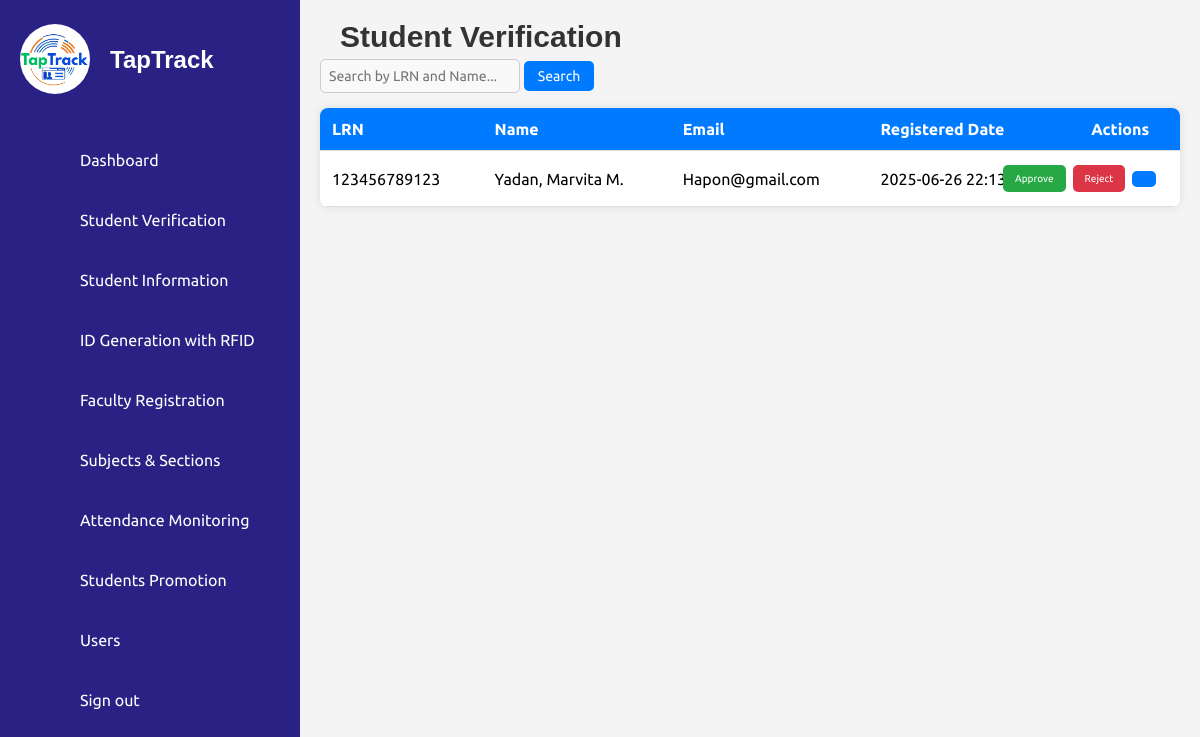
/ISIERA/student_verification.php (signed in), run on the app's committed database.
### tables this page shows
CREATE TABLE `pending_students` (
  `id` int(11) NOT NULL,
  `first_name` varchar(50) NOT NULL,
  `middle_name` varchar(50) DEFAULT NULL,
  `last_name` varchar(50) NOT NULL,
  `lrn` varchar(12) NOT NULL,
  `date_of_birth` date NOT NULL,
  `gender` enum('Male','Female') NOT NULL,
  `citizenship` varchar(50) NOT NULL,
  `address` text NOT NULL,
  `contact_number` varchar(15) NOT NULL,
  `email` varchar(100) NOT NULL,
  `section` varchar(50) NOT NULL,
  `school_year` varchar(9) NOT NULL,
  `grade_level` varchar(20) DEFAULT NULL,
  `student_type` varchar(20) NOT NULL,
  `guardian_name` varchar(100) NOT NULL,
  `guardian_contact` varchar(15) NOT NULL,
  `guardian_address` varchar(250) NOT NULL,
  `guardian_relationship` varchar(50) NOT NULL,
  `elementary_school` varchar(100) NOT NULL,
  `year_graduated` year(4) NOT NULL,
  `birth_certificate` varchar(255) DEFAULT NULL,
  `id_photo` varchar(255) DEFAULT NULL,
  `good_moral` varchar(255) DEFAULT NULL,
  `student_signature` varchar(255) DEFAULT NULL,
  `created_at` timestamp NOT NULL DEFAULT current_timestamp()
);

### ISIERA/student_verification.php (the view, shortened to what this page needs)
<?php
include 'db_connection.php';
function formatName($first, $middle, $last) {
    $cap = function($str) {
        return ucfirst(strtolower($str));
    };
    $lastName = $cap($last);
    $firstName = $cap($first);
    $middleInitial = $middle ? strtoupper(substr($middle, 0, 1)) . '.' : '';
    return "{$lastName}, {$firstName} {$middleInitial}";
}
$sql = "SELECT * FROM pending_students ORDER BY created_at DESC";
$result = $conn->query($sql);
?>
<!DOCTYPE html>
<html lang="en">
<head>
    <link rel="stylesheet" href="assets/css/style.css" />
    <link rel="stylesheet" href="assets/css/verification.css" />
</head>
<body>
    <?php include('sidebar.php'); ?>
    <div class="main-content">
        <h2>Student Verification</h2>
        <div class="search-container">
            <div class="left-search">
                <form id="searchForm" onsubmit="return handleSearch(event)">
                    <input type="text" id="searchInput" placeholder="Search by LRN and Name..." />
                    <button type="submit">Search</button>
                </form>
            </div>
        </div>
        <table class="student-table">
            <thead>
                <tr>
                    <th>LRN</th>
                    <th>Name</th>
                    <th>Email</th>
                    <th>Registered Date</th>
                    <th>Actions</th>
                </tr>
            </thead>
            <tbody id="studentTableBody">
                <?php
                if ($result->num_rows > 0) {
                    while ($row = $result->fetch_assoc()) {
                        echo "<tr>";
                        echo "<td>" . htmlspecialchars($row['lrn']) . "</td>";
                        echo "<td>" . htmlspecialchars(formatName($row['first_name'], $row['middle_name'], $row['last_name'])) . "</td>";
                        echo "<td>" . htmlspecialchars($row['email']) . "</td>";
                        echo "<td>" . htmlspecialchars($row['created_at']) . "</td>";
                        echo "<td>
                            <div class='action-buttons'>
                                <button class='approve-btn' onclick='approveStudent(" . $row['id'] . ")'>Approve</button>
                                <button class='reject-btn' onclick='rejectStudent(" . $row['id'] . ")'>Reject</button>
                                <button class='view-btn' onclick='viewStudent(" . htmlspecialchars(json_encode($row), ENT_QUOTES, 'UTF-8') . ")' title='View'>
                                    <ion-icon name='eye-outline'></ion-icon>
                                </button>
                            </div>
                        </td>";
                        echo "</tr>";
                    }
                } else {
                    echo "<tr><td colspan='5'>No pending students.</td></tr>";
                }
                ?>
            </tbody>
        </table>
    </div>
</body>
</html>

### ISIERA/assets/css/style.css (style rules this page uses)
* { font-family: 'Ubuntu', sans-serif; margin: 0; padding: 0; box-sizing: border-box; }
:root { --blue: #2a2185; --white: #fff; --gray: #f5f5f5; --black1: #222; --black2: #999; }
body { min-height: 100vh; overflow-x: hidden; }
.main-content { margin-left: 300px; padding: 20px; background-color: #f4f4f4; min-height: 100vh; overflow-x: hidden; width: calc(100% - 300px); }
.main-content h2 { text-align: left; margin-left: 20px; font-family: 'Arial', sans-serif; font-weight: 600; color: #333; font-size: 30px; }
.search-container { display: flex; justify-content: space-between; align-items: flex-start; margin-bottom: 15px; flex-wrap: wrap; gap: 5px; }
.search-container input { width: 200px; padding: 8px; border: 1px solid #ccc; border-radius: 5px; font-size: 14px; }
.search-container button { padding: 7px 14px; background-color: #007bff; color: white; border: none; border-radius: 5px; cursor: pointer; font-size: 14px; }
.left-search { display: flex; gap: 10px; }
.student-table { width: 100%; border-collapse: collapse; background: white; border-radius: 8px; overflow: hidden; box-shadow: 0 0 10px rgba(0, 0, 0, 0.1); }
.student-table td { text-align: center; vertical-align: middle; padding: 10px; }
.student-table td button { display: inline-flex; padding: 8px 12px; margin: 2px; border: none; border-radius: 5px; font-size: 10px; cursor: pointer; transition: 0.3s; }
.student-table th, .student-table td { padding: 12px; text-align: left; border-bottom: 1px solid #ddd; }
.student-table th { background-color: #007bff; color: white; }
.action-buttons { display: flex; justify-content: center; align-items: center; gap: 3px; margin-left: -100px; }
.action-buttons button { display: flex; align-items: center; justify-content: center; padding: 4px 6px; border: none; border-radius: 5px; font-size: 14px; cursor: pointer; transition: 0.3s; }
.approve-btn { background-color: #28a745; color: white; }
.reject-btn { background-color: #dc3545; color: white; }
.view-btn { background-color: #007bff; color: white; padding: 4px 6px; display: flex; align-items: center; justify-content: center; gap: 5px; }

### ISIERA/assets/css/verification.css (style rules this page uses)
h2 { text-align: left; margin-left: 20px; font-family: 'Arial', sans-serif; font-weight: 600; color: #333; }
input, select { padding: 12px; margin-top: 5px; border: 1px solid #bbb; border-radius: 5px; width: 100%; font-size: 15px; background-color: #f9f9f9; }

### data on the page
pending_students: lrn "123456789123", first_name+middle_name+last_name "Yadan, Marvita M.", email "Hapon@gmail.com", created_at "2025-06-26 22:13:50"
